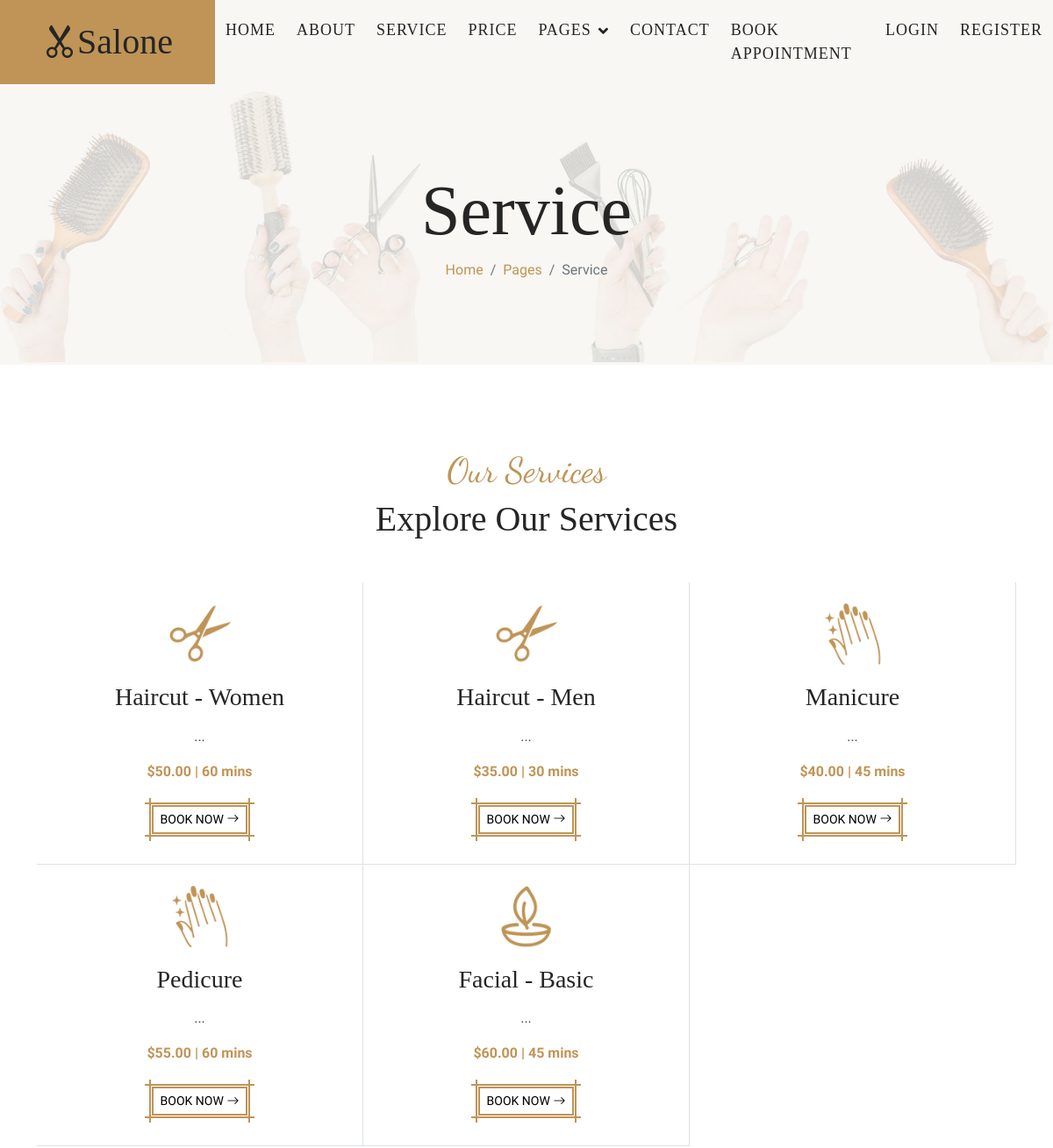
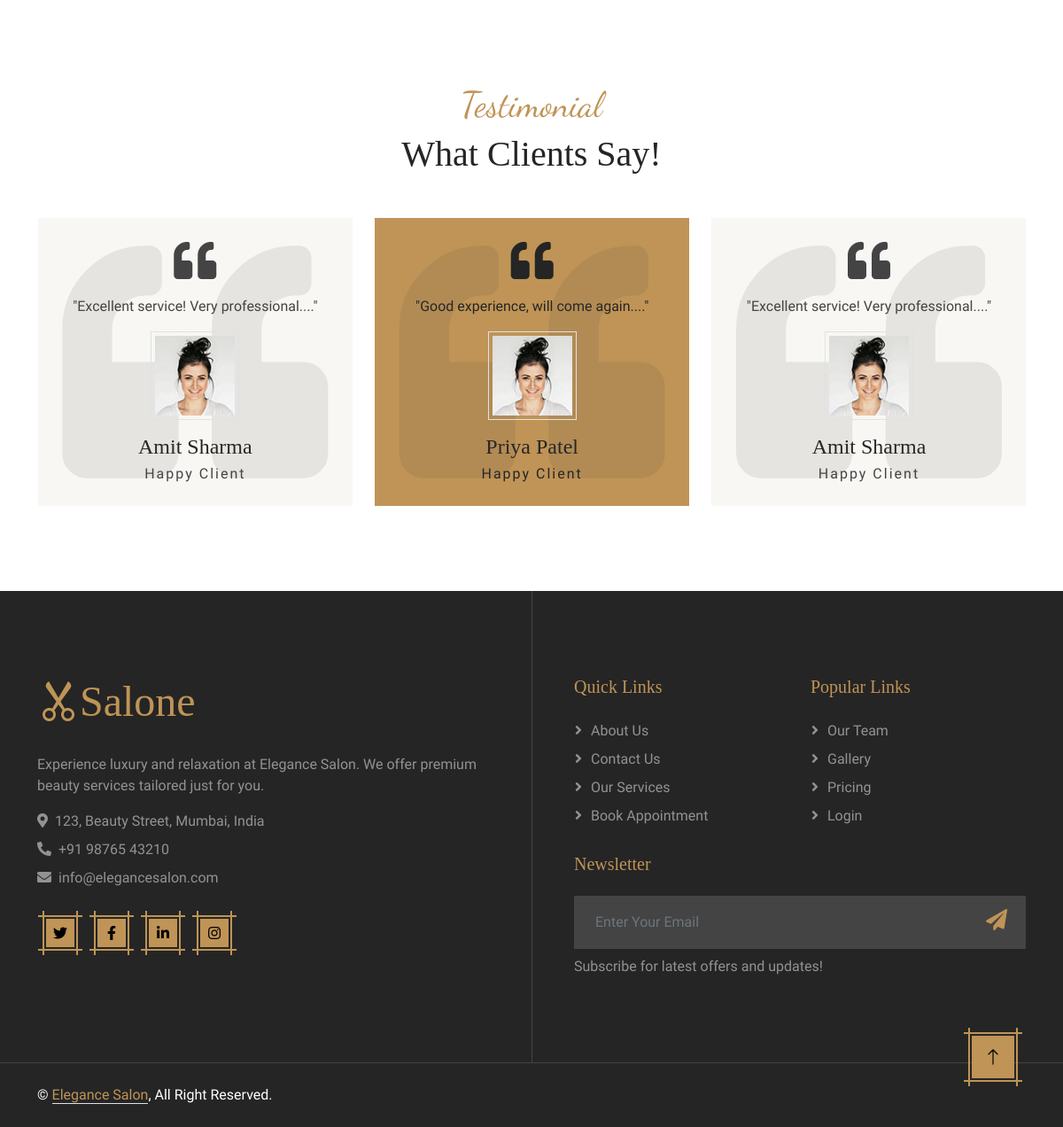
The app's page /service.php with its own data (2 pictures, top to bottom).
### tables this page shows
CREATE TABLE services (
    id INT PRIMARY KEY AUTO_INCREMENT,
    service_name VARCHAR(100) NOT NULL,
    description TEXT,
    duration INT DEFAULT 30,
    price DECIMAL(10,2) NOT NULL,
    category VARCHAR(50),
    is_active INT DEFAULT 1,
    created_at TIMESTAMP DEFAULT CURRENT_TIMESTAMP
);

CREATE TABLE feedback (
    id INT PRIMARY KEY AUTO_INCREMENT,
    name VARCHAR(100) NOT NULL,
    email VARCHAR(100),
    rating INT,
    message TEXT NOT NULL,
    reply TEXT,
    is_read INT DEFAULT 0,
    created_at TIMESTAMP DEFAULT CURRENT_TIMESTAMP
);

### service.php (the view, shortened to what this page needs)
<?php
require_once 'config.php';
$services = $pdo->query("SELECT * FROM services WHERE is_active = 1 ORDER BY id")->fetchAll();
$testimonials = $pdo->query("SELECT * FROM feedback WHERE rating >= 4 ORDER BY id DESC LIMIT 4")->fetchAll();
$contactPhone = '+91 98765 43210';
$contactEmail = 'info@elegancesalon.com';
$contactAddress = '123, Beauty Street, Mumbai, India';
?>
<!DOCTYPE html>
<html lang="en">
<head>
    <link href="https://cdnjs.cloudflare.com/ajax/libs/font-awesome/5.10.0/css/all.min.css" rel="stylesheet">
    <link href="https://cdn.jsdelivr.net/npm/bootstrap-icons@1.4.1/font/bootstrap-icons.css" rel="stylesheet">
    <link href="lib/animate/animate.min.css" rel="stylesheet">
    <link href="lib/lightbox/css/lightbox.min.css" rel="stylesheet">
    <link href="lib/owlcarousel/assets/owl.carousel.min.css" rel="stylesheet">
    <link href="css/bootstrap.min.css" rel="stylesheet">
    <link href="css/style.css" rel="stylesheet">
</head>
<body>
<div class="container-fluid bg-light sticky-top p-0">
    <nav class="navbar navbar-expand-lg navbar-light p-0">
        <a href="index.php" class="navbar-brand bg-primary py-4 px-5 me-0">
            <h1 class="mb-0"><i class="bi bi-scissors"></i>Salone</h1>
        </a>
        <div class="collapse navbar-collapse" id="navbarCollapse">
            <div class="navbar-nav mx-auto">
                <a href="index.php" class="nav-item nav-link">Home</a>
                <a href="about.php" class="nav-item nav-link">About</a>
                <a href="service.php" class="nav-item nav-link">Service</a>
                <a href="price.php" class="nav-item nav-link">Price</a>
                <div class="nav-item dropdown">
                    <a href="#" class="nav-link dropdown-toggle" data-bs-toggle="dropdown">Pages</a>
                </div>
                <a href="contact.php" class="nav-item nav-link">Contact</a>
                <a href="appointment.php" class="nav-item nav-link">Book Appointment</a>
                <?php if(isset($_SESSION['client_id'])): ?>
                    <a href="profile.php" class="nav-item nav-link">My Profile</a>
                    <a href="logout.php" class="nav-item nav-link">Logout</a>
                <?php else: ?>
                    <a href="login.php" class="nav-item nav-link">Login</a>
                    <a href="register.php" class="nav-item nav-link">Register</a>
                <?php endif; ?>
            </div>
        </div>
    </nav>
</div>
    <div class="container-fluid bg-light page-header py-5 mb-5">
        <div class="container text-center py-5">
            <h1 class="display-1 animated slideInLeft">Service</h1>
            <nav aria-label="breadcrumb">
                <ol class="breadcrumb justify-content-center animated slideInLeft mb-0">
                    <li class="breadcrumb-item"><a class="text-primary" href="index.php">Home</a></li>
                    <li class="breadcrumb-item"><a class="text-primary" href="#">Pages</a></li>
                    <li class="breadcrumb-item active" aria-current="page">Service</li>
                </ol>
            </nav>
        </div>
    </div>
    <div class="container-fluid service py-5">
        <div class="container">
            <div class="text-center wow fadeIn" data-wow-delay="0.1s">
                <h1 class="font-dancing-script text-primary">Our Services</h1>
                <h1 class="mb-5">Explore Our Services</h1>
            </div>
            <div class="row g-4 g-md-0 text-center">
                <?php
                $serviceIndex = 0;
                foreach($services as $s):
                    $serviceIndex++;
                    $delay = 0.1 + ($serviceIndex * 0.2);
                    $serviceImg = 'haircut.png';
                    $category = strtolower($s['category']);
                    if(strpos($category, 'nail') !== false) $serviceImg = 'manicure.png';
                    elseif(strpos($category, 'makeup') !== false) $serviceImg = 'makeup.png';
                    elseif(strpos($category, 'massage') !== false) $serviceImg = 'massage.png';
                    elseif(strpos($category, 'skin') !== false || strpos($category, 'facial') !== false) $serviceImg = 'skin-care.png';
                ?>
                <div class="col-md-6 col-lg-4">
                    <div class="service-item h-100 p-4 border-bottom border-end wow fadeIn" data-wow-delay="<?php echo $delay; ?>s">
                        <img class="img-fluid" src="img/<?php echo $serviceImg; ?>" alt="">
                        <h3 class="mb-3"><?php echo htmlspecialchars($s['service_name']); ?></h3>
                        <p class="mb-3"><?php echo substr(htmlspecialchars($s['description']), 0, 120); ?>...</p>
                        <p class="text-primary fw-bold">$<?php echo number_format($s['price'], 2); ?> | <?php echo $s['duration']; ?> mins</p>
                        <a class="btn btn-sm btn-primary text-uppercase" href="appointment.php?service=<?php echo $s['id']; ?>">Book Now <i class="bi bi-arrow-right"></i></a>
                    </div>
                </div>
                <?php endforeach; ?>
            </div>
        </div>
    </div>
    <div class="container-fluid py-5">
        <div class="container">
            <div class="text-center wow fadeIn" data-wow-delay="0.2s">
                <h1 class="font-dancing-script text-primary">Testimonial</h1>
                <h1 class="mb-5">What Clients Say!</h1>
            </div>
            <div class="owl-carousel testimonial-carousel wow fadeIn" data-wow-delay="0.3s">
                <?php foreach($testimonials as $t): ?>
                <div class="text-center bg-light p-4">
                    <i class="fa fa-quote-left fa-3x mb-3"></i>
                    <p>"<?php echo substr(htmlspecialchars($t['message']), 0, 100); ?>..."</p>
                    <img class="img-fluid mx-auto border p-1 mb-3" src="img/testimonial-1.jpg" alt="">
                    <h4 class="mb-1"><?php echo htmlspecialchars($t['name']); ?></h4>
                    <span>Happy Client</span>
                </div>
                <?php endforeach; ?>
            </div>
        </div>
    </div>
    <div class="container-fluid footer position-relative bg-dark text-white-50 py-5 mt-5 wow fadeIn" data-wow-delay="0.2s">
        <div class="container py-5">
            <div class="row g-5">
                <div class="col-lg-6 pe-lg-5">
                    <a href="index.php" class="navbar-brand">
                        <h1 class="display-5 text-primary mb-0"><i class="bi bi-scissors"></i>Salone</h1>
                    </a>
                    <p>Experience luxury and relaxation at Elegance Salon. We offer premium beauty services tailored just for you.</p>
                    <p class="mb-2"><i class="fa fa-map-marker-alt me-2"></i><?php echo $contactAddress; ?></p>
                    <p class="mb-2"><i class="fa fa-phone-alt me-2"></i><?php echo $contactPhone; ?></p>
                    <p><i class="fa fa-envelope me-2"></i><?php echo $contactEmail; ?></p>
                    <div class="d-flex justify-content-start mt-4">
                        <a class="btn btn-sm-square btn-primary me-3" href="#"><i class="fab fa-twitter"></i></a>
                        <a class="btn btn-sm-square btn-primary me-3" href="#"><i class="fab fa-facebook-f"></i></a>
                        <a class="btn btn-sm-square btn-primary me-3" href="#"><i class="fab fa-linkedin-in"></i></a>
                        <a class="btn btn-sm-square btn-primary me-3" href="#"><i class="fab fa-instagram"></i></a>
                    </div>
                </div>
                <div class="col-lg-6 ps-lg-5">
                    <div class="row g-4">
                        <div class="col-sm-6">
                            <h5 class="text-primary mb-4">Quick Links</h5>
                            <a class="btn btn-link" href="about.php">About Us</a>
                            <a class="btn btn-link" href="contact.php">Contact Us</a>
                            <a class="btn btn-link" href="service.php">Our Services</a>
                            <a class="btn btn-link" href="appointment.php">Book Appointment</a>
                        </div>
                        <div class="col-sm-6">
                            <h5 class="text-primary mb-4">Popular Links</h5>
                            <a class="btn btn-link" href="team.php">Our Team</a>
                            <a class="btn btn-link" href="gallery.php">Gallery</a>
                            <a class="btn btn-link" href="price.php">Pricing</a>
                            <a class="btn btn-link" href="login.php">Login</a>
                        </div>
                        <div class="col-sm-12">
                            <h5 class="text-primary mb-4">Newsletter</h5>
                            <div class="position-relative w-100 mb-2">
                                <input class="form-control bg-secondary border-0 w-100 ps-4 pe-5" type="text"
                                    placeholder="Enter Your Email" style="height: 60px;">
                                <button type="button" class="btn shadow-none position-absolute top-0 end-0 mt-2 me-2"><i
                                        class="fa fa-paper-plane text-primary fs-4"></i></button>
                            </div>
                            <p class="mb-0">Subscribe for latest offers and updates!</p>
                        </div>
                    </div>
                </div>
            </div>
        </div>
    </div>
    <div class="container-fluid bg-dark text-white border-top border-secondary py-4 wow fadeIn" data-wow-delay="0.1s">
        <div class="container">
            <div class="row">
                <div class="col-md-6 text-center text-md-start mb-3 mb-md-0">
                    &copy; <a class="border-bottom" href="#">Elegance Salon</a>, All Right Reserved.
        </div>
    </div>
    <a href="#" class="btn btn-lg btn-primary btn-lg-square back-to-top"><i class="bi bi-arrow-up"></i></a>
</body>
</html>

### css/style.css (style rules this page uses)
.back-to-top { position: fixed !important; display: none; right: 45px; bottom: 45px; z-index: 99; }
.font-dancing-script { font-family: "Dancing Script", cursive; font-optical-sizing: auto; font-weight: 400; font-style: normal; }
.btn { position: relative; transition: .5s; }
.btn-sm-square { width: 32px; height: 32px; }
.btn-lg-square { width: 48px; height: 48px; }
.btn-square, .btn-sm-square, .btn-lg-square { padding: 0; display: flex; align-items: center; justify-content: center; font-weight: normal; }
.btn-dark, .btn-primary { margin: 10px; }
.btn-primary::before, .btn-primary::after { position: absolute; content: ""; width: calc(100% + 10px); height: calc(100% + 10px); top: -5px; left: -5px; }
.btn-primary::before { top: -10px; height: calc(100% + 20px); border-left: 2px solid var(--bs-primary); border-right: 2px solid var(--bs-primary); }
.btn-primary::after { left: -10px; width: calc(100% + 20px); border-top: 2px solid var(--bs-primary); border-bottom: 2px solid var(--bs-primary); }
.sticky-top { top: -150px; transition: .5s; }
.navbar .navbar-nav .nav-link { margin: 0 12px; padding: 0; outline: none; font-family: "Playfair Display", serif; font-size: 18px; font-weight: 500; text-transform: uppercase; letter-spacing: 1px; color: var(--bs-dark); }
.navbar .dropdown-toggle::after { border: none; content: "\f107"; font-family: "Font Awesome 5 Free"; font-weight: 900; vertical-align: middle; margin-left: 8px; }
.page-header { background: url(../img/page-header.jpg) center center no-repeat; background-size: contain; }
.service .service-item .btn-primary { border-width: 2px; background: var(--bs-white); }
.service .service-item img { width: 70px; margin-bottom: 20px; }
.testimonial-carousel .owl-item img { position: relative; width: 100px; height: 100px; z-index: 1; }
.testimonial-carousel .owl-item, .testimonial-carousel .owl-item * { transition: .5s; }
.testimonial-carousel .owl-item span { letter-spacing: 2px; }
.testimonial-carousel .owl-item.center .bg-light { background: var(--bs-primary) !important; }
.testimonial-carousel .owl-item.center .bg-light * { color: var(--bs-dark) !important; }
@media (min-width: 992px) { .footer::after { position: absolute; content: ""; width: 1px; height: 100%; top: 0; left: 50%; background: var(--bs-secondary); } }
.footer .btn.btn-link { display: block; margin-bottom: 5px; padding: 0; text-align: left; color: rgba(255, 255, 255, .5); font-weight: normal; text-transform: capitalize; transition: .3s; }
.footer .btn.btn-link::before { position: relative; content: "\f105"; font-family: "Font Awesome 5 Free"; font-weight: 900; color: rgba(255, 255, 255, .5); margin-right: 10px; }

### records on screen
services: service_name "Haircut - Women", price "50.00", duration "60"
services: service_name "Haircut - Men", price "35.00", duration "30"
services: service_name "Manicure", price "40.00", duration "45"
services: service_name "Pedicure", price "55.00", duration "60"
services: shows a picture, service_name "Facial - Basic", price "60.00", duration "45"
feedback: message "Good experience, will come again.", name "Priya Patel"
feedback: message "Excellent service! Very professional.", name "Amit Sharma"

### other values on screen
$contactAddress "123, Beauty Street, Mumbai, India"
$contactPhone "+91 98765 43210"
$contactEmail "info@elegancesalon.com"
